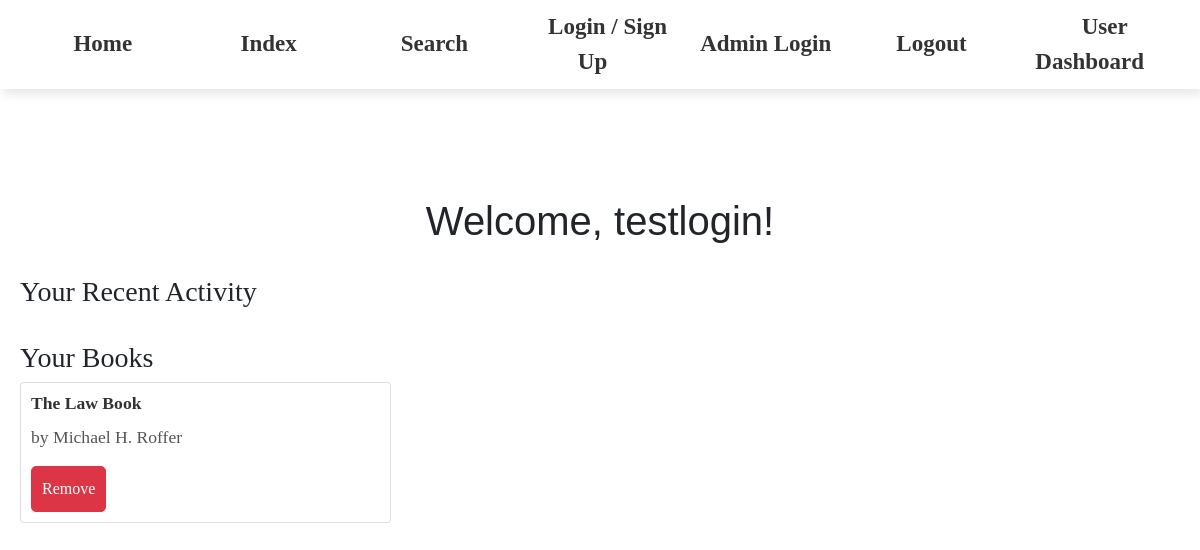
/dashboard (signed in), run on an earlier commit of the app's database.
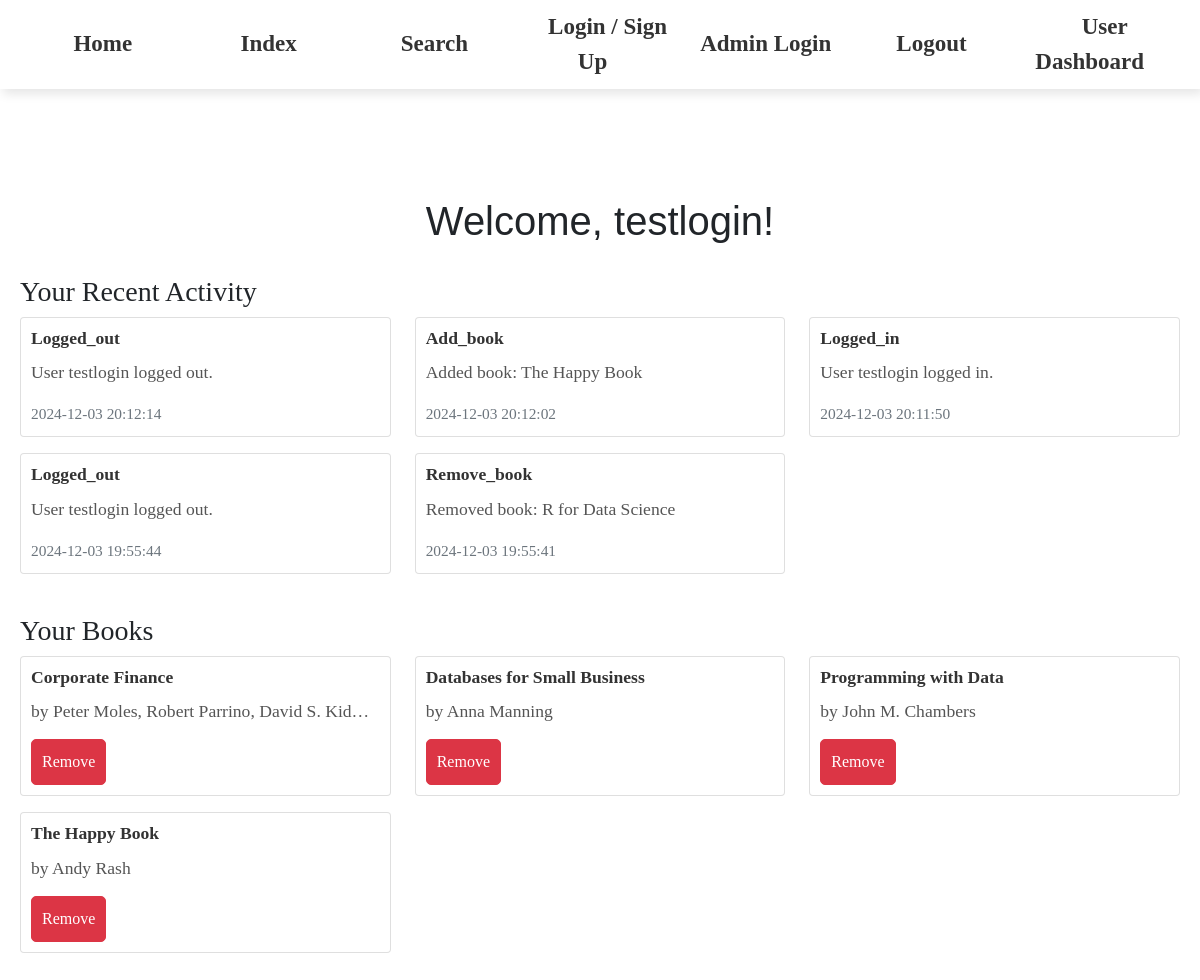
And on a later commit of the database.
### models/models.py (models this page shows, shortened)
class User(UserMixin, db.Model):
    id = db.Column(db.Integer, primary_key=True)
    username = db.Column(db.String(80), unique=True, nullable=False)
    password = db.Column(db.String(200), nullable=False)
    is_admin = db.Column(db.Boolean, default=False)  # Admin flag
    books = db.relationship('Book', back_populates='user')

class Book(db.Model):
    id = db.Column(db.Integer, primary_key=True)
    title = db.Column(db.String(255))
    author = db.Column(db.String(255))
    description = db.Column(db.String(500))
    user_id = db.Column(db.Integer, db.ForeignKey('user.id'), nullable=False)
    thumbnail = db.Column(db.String(255), nullable=True)
    rating = db.Column(db.Float, nullable=True)
    order_index = db.Column(db.Integer)  # New column to store the order index
    user = db.relationship('User', back_populates='books')

class RecentActivity(db.Model):
    __tablename__ = 'recent_activity'
    id = db.Column(db.Integer, primary_key=True)
    activity_type = db.Column(db.String(100), nullable=False)  # e.g., 'searched_book', 'added_book', 'removed_book'
    timestamp = db.Column(db.DateTime, default=datetime.utcnow)
    description = db.Column(db.String(255), nullable=True)  # Optional: additional description of activity
    user_id = db.Column(db.Integer, db.ForeignKey('user.id'), nullable=True)
    user = relationship('User', backref='recent_activities', lazy=True)

### app.py (the view, shortened to what this page needs)
@app.route('/dashboard', methods=['GET', 'POST'])
@login_required
def dashboard():
    if current_user.is_admin:
        flash('Access denied. Admins cannot access user dashboards.', 'danger')
        return redirect(url_for('admin_dashboard'))  # Redirect admins to the admin dashboard
    books = Book.query.filter_by(user_id=current_user.id).all()
    activities = RecentActivity.query.filter_by(user_id=current_user.id).order_by(RecentActivity.timestamp.desc()).limit(5).all()
    return render_template('dashboard.html', user=current_user, books=books, activities=activities)

### app.py (called while the page is built)
@login_manager.user_loader
def load_user(user_id):
    return User.query.get(int(user_id))

### templates/dashboard.html (shortened to what this page needs)
<!DOCTYPE html>
<html lang="en">
<head>
    <link rel="stylesheet" href="https://cdn.jsdelivr.net/npm/bootstrap@5.1.0/dist/css/bootstrap.min.css">
</head>
<body>
    {% include 'template.html' %}
    {% block content %}
      <div class="container mt-5">
        <h1>Welcome, {{ user.username }}!</h1>
        <div class="recent-activity mt-4">
          <h3>Your Recent Activity</h3>
          <div class="row">
            {% for activity in activities %}
              <div class="col-md-4 mb-3">
                <div class="card">
                  <div class="card-body">
                    <h5 class="card-title">{{ activity.activity_type.capitalize() }}</h5>
                    <p class="card-text">{{ activity.description }}</p>
                    <p class="card-text"><small class="text-muted">{{ activity.timestamp.strftime('%Y-%m-%d %H:%M:%S') }}</small></p>
                  </div>
                </div>
              </div>
            {% endfor %}
          </div>
        </div>
        <div class="my-books mt-4">
          <h3>Your Books</h3>
          <div class="row">
            {% for book in books %}
              <div class="col-md-4 mb-3">
                <div class="card">
                  <div class="card-body">
                    <h5 class="card-title">{{ book.title }}</h5>
                    <p class="card-text">by {{ book.author }}</p>
                    <form method="POST" action="{{ url_for('remove_book_from_shelf', book_id=book.id) }}" style="display:inline;">
                      <button type="submit" class="btn btn-danger btn-sm">Remove</button>
                    </form>
                  </div>
                </div>
              </div>
            {% endfor %}
          </div>
        </div>
      </div>
    {% endblock %}
</body>
</html>

### templates/template.html (shortened to what this page needs)
<!DOCTYPE html>
<html lang="en">
<head>
    <link rel="stylesheet" href="https://cdnjs.cloudflare.com/ajax/libs/font-awesome/6.0.0-beta3/css/all.min.css">
    <link rel="stylesheet" href="{{url_for('static',filename='css/styles.css')}}">
</head>
<body>
    <nav>
        <ul>
            <li><a href="{{ url_for('home') }}">Home</a></li>
            <li><a href="{{ url_for('index') }}">Index</a></li>
            <li><a href="{{ url_for('search') }}">Search</a></li>
            <li><a href="{{ url_for('auth') }}">Login / Sign Up</a></li>
            <li><a href="{{ url_for('admin_login') }}">Admin Login</a></li>
            {% if current_user.is_authenticated %}
                <li><a href="{{ url_for('logout') }}">Logout</a></li>
                {% if current_user.is_admin %}
                    <li><a href="{{ url_for('admin_dashboard') }}">Admin Dashboard</a></li>
                {% else %}
                    <li><a href="{{ url_for('dashboard') }}">User Dashboard</a></li>
                {% endif %}
            {% endif %}
        </ul>
    </nav>
    <div style="padding: 20px;">
    </div>
</body>
</html>

### static/css/styles.css (style rules this page uses)
body { font-family: Raleway, serif; margin: 0; padding: 0; background-image: url('/static/images/sample.jpg'); background-size: cover; background-position: center; background-repeat: no-repeat; backdrop-filter: blur(20px); }
nav { background-color: rgba(255, 255, 255, 0.3); backdrop-filter: blur(15px); box-shadow: 1px 1px 0 0 rgba(255, 255, 255, 0.8) inset, 3px 5px 10px 0 rgba(0, 0, 0, 0.1); padding: 10px 20px; position: sticky; top: 0; z-index: 1000; }
nav ul { list-style: none; display: flex; justify-content: space-between; align-items: center; margin: 0; padding: 0; }
nav ul li { flex: 1; text-align: center; }
nav ul li a { font-family: Raleway, serif; color: #333; text-decoration: none; font-size: 23px; font-weight: 700; text-align: center; padding: 10px 15px; border-radius: 5px; transition: transform 0.3s ease, background 0.3s ease; background: rgba(255, 255, 255, 0.3); }
.container { max-width: 1200px; margin: 0 auto; padding: 20px; }
h1 { text-align: center; margin-bottom: 30px; font-family: Arial, sans-serif; }
.card-body { flex-grow: 1; padding: 10px; display: flex; flex-direction: column; }
.card-title { font-size: 1.1rem; font-weight: bold; margin-bottom: 10px; color: #333; }
.card-text { font-size: 1.1rem; color: #555; margin-bottom: 15px; overflow: hidden; text-overflow: ellipsis; white-space: nowrap; }
.btn { flex: 1; padding: 10px; font-size: 1rem; border-radius: 5px; text-align: center; }

What changed in the data, as far as the page shows it:
removed Book: title "The Law Book", author "Michael H. Roffer"
added RecentActivity: activity_type "Logged_out", description "User testlogin logged out.", timestamp "2024-12-03 20:12:14"
added RecentActivity: activity_type "Add_book", description "Added book: The Happy Book", timestamp "2024-12-03 20:12:02"
added RecentActivity: activity_type "Logged_in", description "User testlogin logged in.", timestamp "2024-12-03 20:11:50"
added RecentActivity: activity_type "Logged_out", description "User testlogin logged out.", timestamp "2024-12-03 19:55:44"
added RecentActivity: activity_type "Remove_book", description "Removed book: R for Data Science", timestamp "2024-12-03 19:55:41"
added Book: title "Corporate Finance", author "Peter Moles, Robert Parrino, David S. Kid…"
added Book: title "Databases for Small Business", author "Anna Manning"
added Book: title "Programming with Data", author "John M. Chambers"
added Book: title "The Happy Book", author "Andy Rash"
